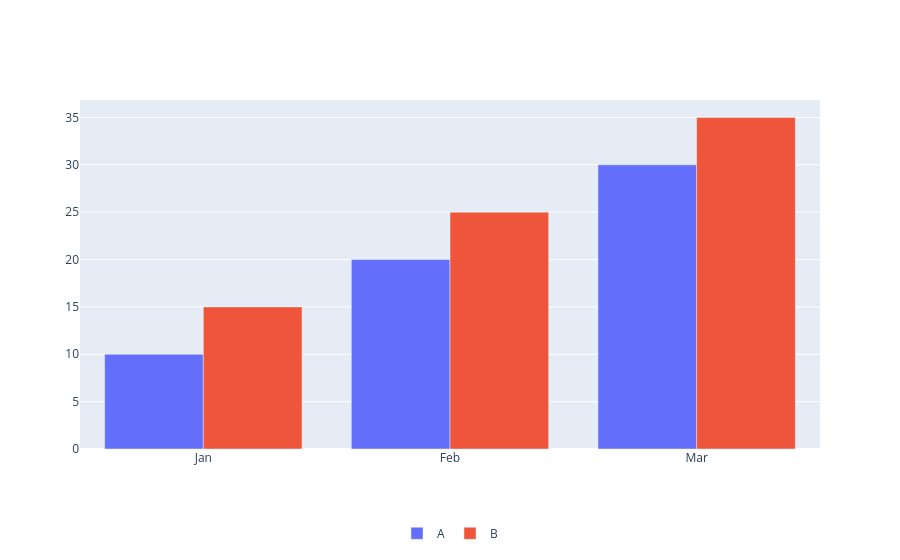

Notebook source saved alongside this figure:
### Code cell
import plotly.graph_objects as go

fig = go.Figure(data=[
    go.Bar(name='A', x=['Jan', 'Feb', 'Mar'], y=[10, 20, 30]),
    go.Bar(name='B', x=['Jan', 'Feb', 'Mar'], y=[15, 25, 35])
])

fig.update_layout(
    legend=dict(
        orientation="h",      # Horizontal legend
        y=-0.2,               # Move it below the chart
        x=0.5,                # Center it horizontally
        xanchor='center',
        yanchor='top'
    ),
    barmode='group'
)

fig.show()

### Figure 1 — Plotly figure (JSON) as saved in the notebook; plotly's stock layout.template omitted (floating-point values rounded to 4 significant figures)
{"data": [{"name": "A", "type": "bar", "x": ["Jan", "Feb", "Mar"], "y": [10, 20, 30]}, {"name": "B", "type": "bar", "x": ["Jan", "Feb", "Mar"], "y": [15, 25, 35]}], "layout": {"barmode": "group", "legend": {"orientation": "h", "x": 0.5, "xanchor": "center", "y": -0.2, "yanchor": "top"}}}
